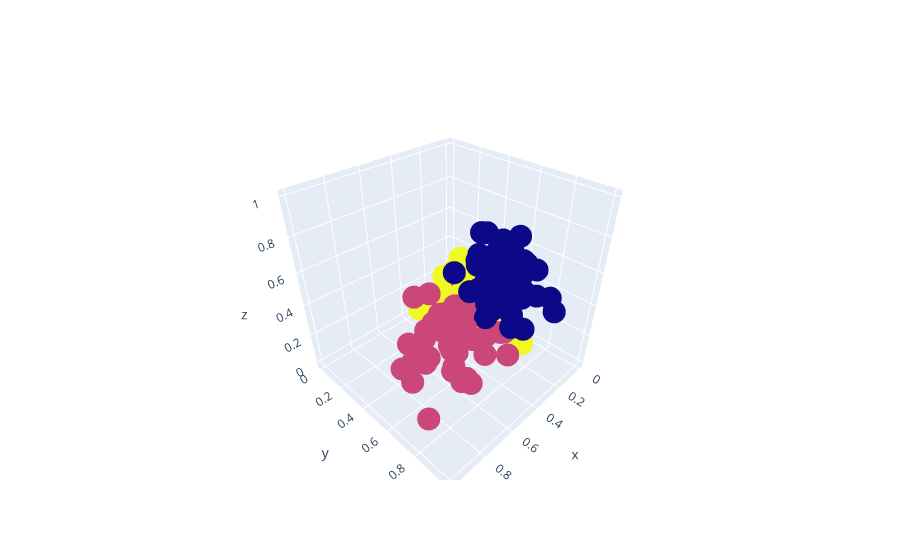

Notebook code cell kept with this figure:
### Code cell
fig = go.Figure()
fig.add_trace(go.Scatter3d(x=df['Intensidade_de_cor'],
                           y=df['Alcool'],
                           z=df['Proline'],
                           mode='markers',
                           marker=dict(color=labels.astype(np.float)),
                           text=labels))
fig.show()

### Figure 1 — Plotly figure (JSON) as saved in the notebook; plotly's stock layout.template omitted (floating-point values rounded to 4 significant figures; data arrays with more than 128 entries replaced by an {"elided": "..."} marker saying what was removed)
{"data": [{"marker": {"color": {"elided": "178 int values"}}, "mode": "markers", "text": {"elided": "178 int values"}, "type": "scatter3d", "x": {"elided": "178 float values"}, "y": {"elided": "178 float values"}, "z": {"elided": "178 float values"}}], "layout": {}}
